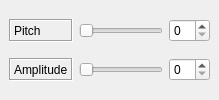
         <widget class="QWidget" name="MWTab">
          <attribute name="title">
           <string>Modulation Wheel</string>
          </attribute>
          <layout class="QGridLayout">
           <property name="margin">
            <number>9</number>
           </property>
           <property name="spacing">
            <number>6</number>
           </property>
           <item row="1" column="2">
            <widget class="QSpinBox" name="mwAmplitudeSpinBox">
             <property name="toolTip">
              <string>Pitch Bend Range</string>
             </property>
             <property name="maximum">
              <number>99</number>
             </property>
            </widget>
           </item>
           <item row="0" column="1">
            <widget class="QSlider" name="mwPitchSlider">
             <property name="cursor">
              <cursorShape>PointingHandCursor</cursorShape>
             </property>
             <property name="toolTip">
              <string>Pitch Bend Range</string>
             </property>
             <property name="minimum">
              <number>0</number>
             </property>
             <property name="maximum">
              <number>99</number>
             </property>
             <property name="pageStep">
              <number>1</number>
             </property>
             <property name="value">
              <number>0</number>
             </property>
             <property name="orientation">
              <enum>Qt::Horizontal</enum>
             </property>
            </widget>
           </item>
           <item row="0" column="2">
            <widget class="QSpinBox" name="mwPitchSpinBox">
             <property name="toolTip">
              <string>Pitch Bend Range</string>
             </property>
             <property name="maximum">
              <number>99</number>
             </property>
            </widget>
           </item>
           <item row="1" column="1">
            <widget class="QSlider" name="mwAmplitudeSlider">
             <property name="cursor">
              <cursorShape>PointingHandCursor</cursorShape>
             </property>
             <property name="toolTip">
              <string>Pitch Bend Range</string>
             </property>
             <property name="minimum">
              <number>0</number>
             </property>
             <property name="maximum">
              <number>99</number>
             </property>
             <property name="pageStep">
              <number>1</number>
             </property>
             <property name="value">
              <number>0</number>
             </property>
             <property name="orientation">
              <enum>Qt::Horizontal</enum>
             </property>
            </widget>
           </item>
           <item row="1" column="0">
            <widget class="QLabel" name="mwAmplitudeLabel">
             <property name="frameShape">
              <enum>QFrame::Box</enum>
             </property>
             <property name="frameShadow">
              <enum>QFrame::Sunken</enum>
             </property>
             <property name="text">
              <string>Amplitude</string>
             </property>
            </widget>
           </item>
           <item row="0" column="0">
            <widget class="QLabel" name="mwPitchLabel">
             <property name="frameShape">
              <enum>QFrame::Box</enum>
             </property>
             <property name="frameShadow">
              <enum>QFrame::Sunken</enum>
             </property>
             <property name="text">
              <string>Pitch</string>
             </property>
            </widget>
           </item>
          </layout>
         </widget>
